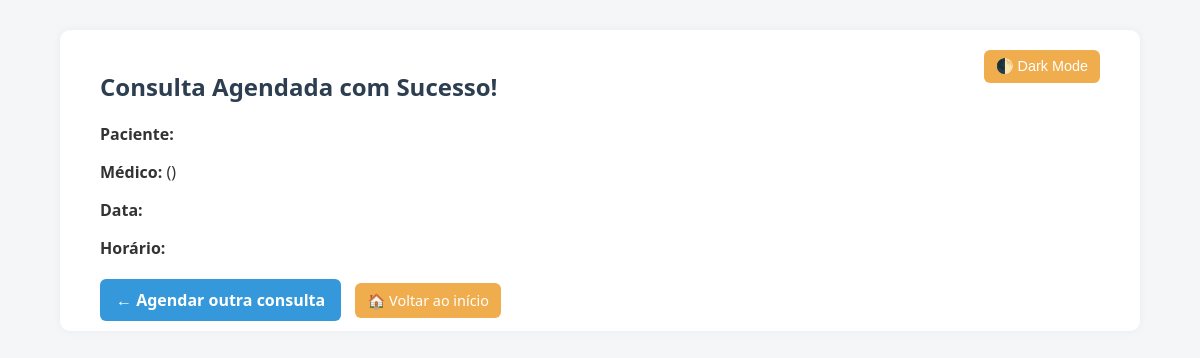
Before: /comprovante/35 (signed in) with the older database file.
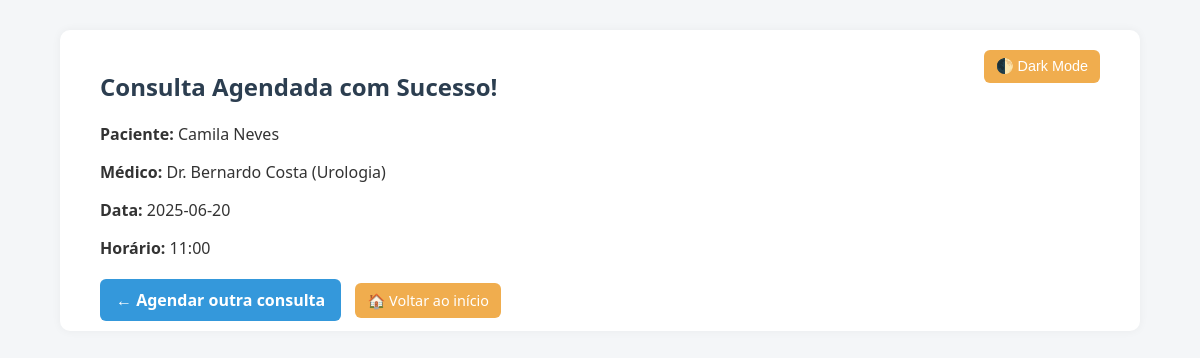
After: the same page with the newer database file.
### tables this page shows
CREATE TABLE usuario (
    id INTEGER PRIMARY KEY AUTOINCREMENT,
    nome TEXT NOT NULL,
    email TEXT NOT NULL UNIQUE,
    senha_hash TEXT NOT NULL
);

CREATE TABLE "medico" (
	"id"	INTEGER,
	"nome"	TEXT NOT NULL,
	"especialidade"	TEXT NOT NULL,
	PRIMARY KEY("id" AUTOINCREMENT)
);

CREATE TABLE agenda (
    id INTEGER PRIMARY KEY AUTOINCREMENT,
    medico_id INTEGER NOT NULL,
    data TEXT NOT NULL,
    horario TEXT NOT NULL,
    vagas_totais INTEGER NOT NULL,
    vagas_ocupadas INTEGER DEFAULT 0,
    FOREIGN KEY (medico_id) REFERENCES medico(id)
);

### app.py (the view)
@app.route('/comprovante/<int:consulta_id>')
def comprovante(consulta_id):
    if 'atendente_id' not in session:
        return redirect(url_for('login'))
    conn = get_db_connection()
    cursor = conn.cursor()
    cursor.execute('''
        SELECT c.id, u.nome AS paciente, m.nome AS medico, m.especialidade,
               a.data, a.horario
        FROM consulta c
        JOIN usuario u ON c.usuario_id = u.id
        JOIN agenda a ON c.agenda_id = a.id
        JOIN medico m ON a.medico_id = m.id
        WHERE c.id = ?
    ''', (consulta_id,))
    consulta = cursor.fetchone()
    conn.close()
    return render_template('comprovante.html', consulta=consulta)

### app.py (called while the page is built)
def get_db_connection():
    conn = sqlite3.connect('clinica.db')
    conn.row_factory = sqlite3.Row
    return conn

### templates/comprovante.html (shortened to what this page needs)
<!DOCTYPE html>
<html lang="pt-BR">
<head>
    <link rel="stylesheet" href="{{ url_for('static', filename='style.css') }}">
</head>
<body>
    <div class="container">
         <button id="modo-toggle" class="btn-secondary" style="float: right;">🌓 Dark Mode</button>
        <h2 style="color: #2c3e50;">Consulta Agendada com Sucesso!</h2>
        <p><strong>Paciente:</strong> {{ consulta['paciente'] }}</p>
        <p><strong>Médico:</strong> {{ consulta['medico'] }} ({{ consulta['especialidade'] }})</p>
        <p><strong>Data:</strong> {{ consulta['data'] }}</p>
        <p><strong>Horário:</strong> {{ consulta['horario'] }}</p>
        <div style="margin-top: 30px;">
            <a href="{{ url_for('agendar') }}" class="btn-primary" style="margin-right: 10px;">← Agendar outra consulta</a>
            <a href="{{ url_for('home') }}" class="btn-secondary">🏠 Voltar ao início</a>
        </div>
    </div>
</body>
</html>

Changed rows visible on the page:
now on this page (row unchanged): usuario: paciente "Camila Neves"
now on this page (row unchanged): medico: medico "Dr. Bernardo Costa", especialidade "Urologia"
now on this page (row edited): agenda: data "2025-06-20", horario "11:00"
